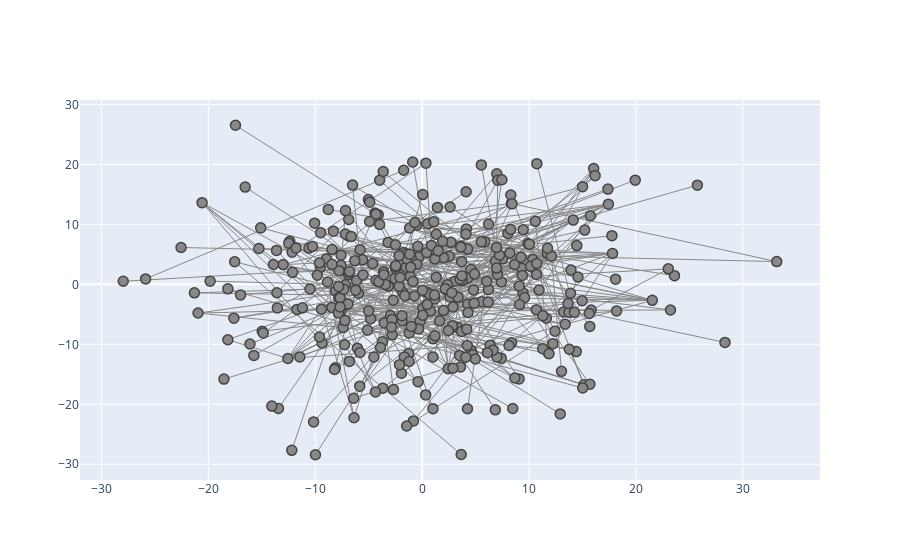

The notebook cell this image was saved under:
### Code cell
configure_plotly_browser_state()
plotNetwork(pgGraph)
